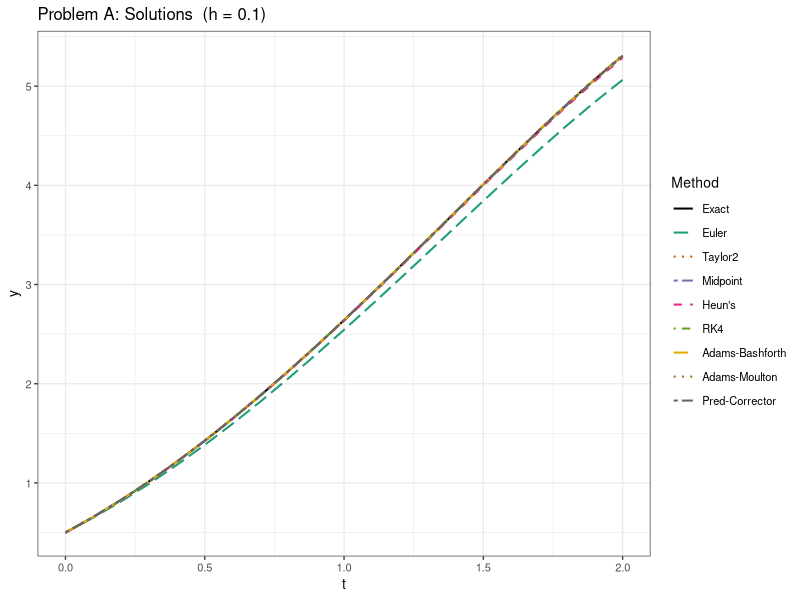
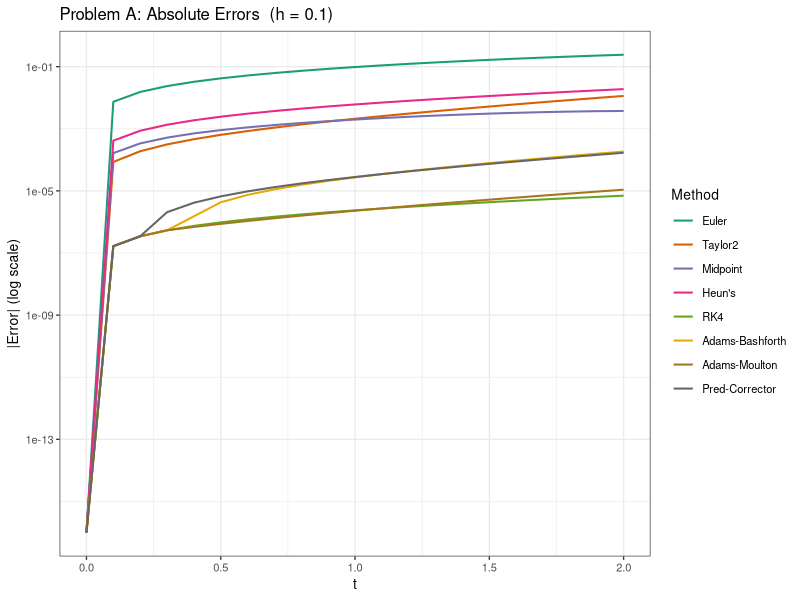
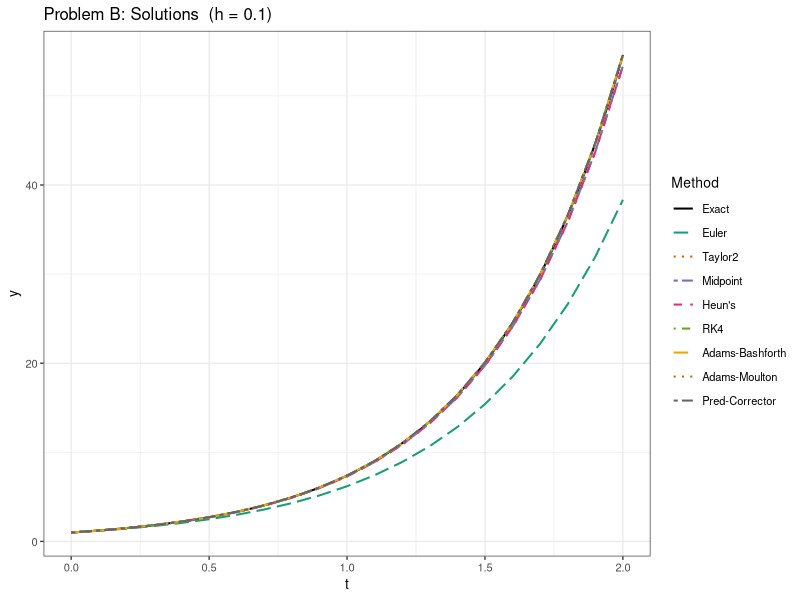
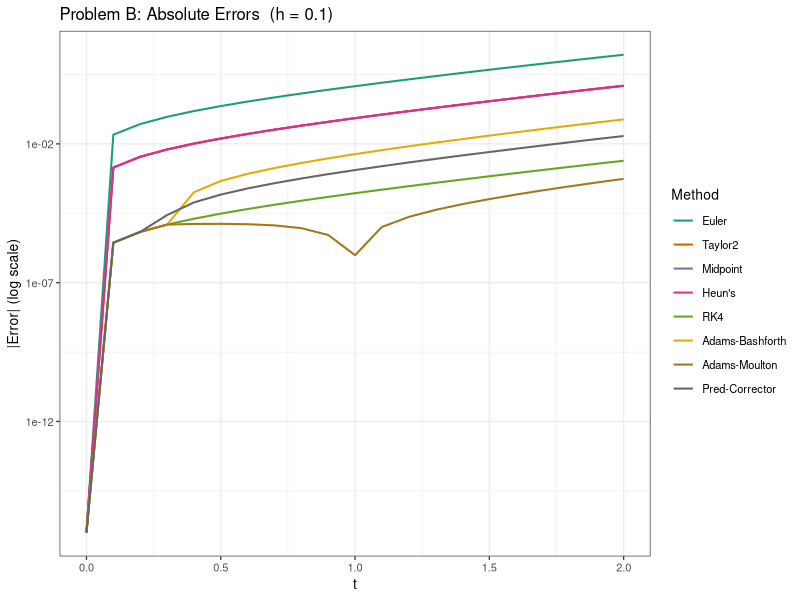
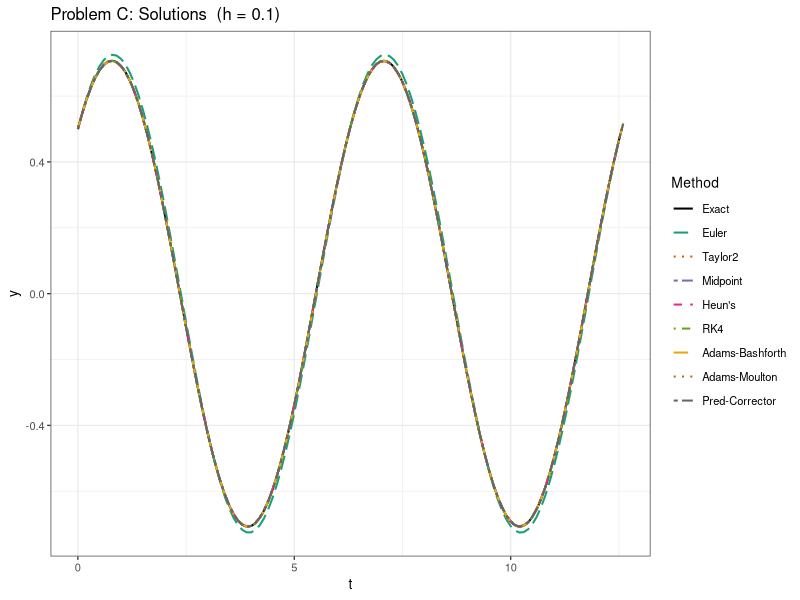
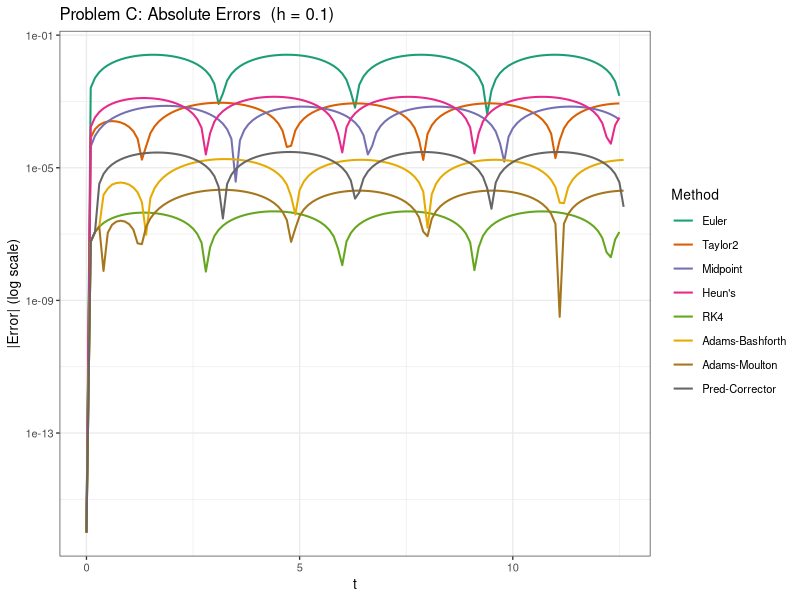

The R script that drew these images, in order:
## ---- chunk 1
library(ggplot2)
library(kableExtra)

fA     <- function(t, y)  y - t^2 + 1
fA_dt  <- function(t, y) -2*t
fA_dy  <- function(t, y)  1
exactA <- function(t)    (t + 1)^2 - 0.5 * exp(t)

fB     <- function(t, y)  2 * y
fB_dt  <- function(t, y)  0
fB_dy  <- function(t, y)  2
exactB <- function(t)     exp(2 * t)

fC     <- function(t, y) -y + cos(t)
fC_dt  <- function(t, y) -sin(t)
fC_dy  <- function(t, y) -1
exactC <- function(t)    (cos(t) + sin(t)) / 2


euler <- function(f, t0, y0, tf, h) {
  ts <- seq(t0, tf, by = h)
  ys <- numeric(length(ts)); ys[1] <- y0
  for (i in seq_along(ts[-1]))
    ys[i+1] <- ys[i] + h * f(ts[i], ys[i])
  list(t = ts, y = ys)
}

taylor2 <- function(f, ft, fy, t0, y0, tf, h) {
  ts <- seq(t0, tf, by = h)
  ys <- numeric(length(ts)); ys[1] <- y0
  for (i in seq_along(ts[-1])) {
    T2 <- f(ts[i], ys[i]) + h/2*(ft(ts[i], ys[i]) + fy(ts[i], ys[i])*f(ts[i], ys[i]))
    ys[i+1] <- ys[i] + h * T2
  }
  list(t = ts, y = ys)
}

midpoint <- function(f, t0, y0, tf, h) {
  ts <- seq(t0, tf, by = h)
  ys <- numeric(length(ts)); ys[1] <- y0
  for (i in seq_along(ts[-1])) {
    k1 <- f(ts[i], ys[i])
    k2 <- f(ts[i] + h/2, ys[i] + h/2*k1)
    ys[i+1] <- ys[i] + h * k2
  }
  list(t = ts, y = ys)
}

heun <- function(f, t0, y0, tf, h) {
  ts <- seq(t0, tf, by = h)
  ys <- numeric(length(ts)); ys[1] <- y0
  for (i in seq_along(ts[-1])) {
    k1 <- f(ts[i], ys[i])
    k2 <- f(ts[i] + h, ys[i] + h*k1)
    ys[i+1] <- ys[i] + h/2*(k1 + k2)
  }
  list(t = ts, y = ys)
}

rk4 <- function(f, t0, y0, tf, h) {
  ts <- seq(t0, tf, by = h)
  ys <- numeric(length(ts)); ys[1] <- y0
  for (i in seq_along(ts[-1])) {
    k1 <- f(ts[i],       ys[i])
    k2 <- f(ts[i] + h/2, ys[i] + h/2*k1)
    k3 <- f(ts[i] + h/2, ys[i] + h/2*k2)
    k4 <- f(ts[i] + h,   ys[i] + h*k3)
    ys[i+1] <- ys[i] + h/6*(k1 + 2*k2 + 2*k3 + k4)
  }
  list(t = ts, y = ys)
}

adams_bashforth <- function(f, t0, y0, tf, h) {
  startup <- rk4(f, t0, y0, t0 + 3*h, h)
  ts <- startup$t; ys <- startup$y
  fs <- sapply(seq_along(ts), function(i) f(ts[i], ys[i]))
  t_cur <- ts[length(ts)]
  while (t_cur < tf - 1e-12) {
    n  <- length(ys)
    yn <- ys[n] + h/24*(55*fs[n] - 59*fs[n-1] + 37*fs[n-2] - 9*fs[n-3])
    t_cur <- t_cur + h
    ts <- c(ts, t_cur); ys <- c(ys, yn); fs <- c(fs, f(t_cur, yn))
  }
  list(t = ts, y = ys)
}

adams_moulton <- function(f, t0, y0, tf, h) {
  startup <- rk4(f, t0, y0, t0 + 3*h, h)
  ts <- startup$t; ys <- startup$y
  fs <- sapply(seq_along(ts), function(i) f(ts[i], ys[i]))
  t_cur <- ts[length(ts)]
  while (t_cur < tf - 1e-12) {
    n  <- length(ys)
    yp <- ys[n] + h/24*(55*fs[n] - 59*fs[n-1] + 37*fs[n-2] - 9*fs[n-3])
    t_cur <- t_cur + h
    fp <- f(t_cur, yp)
    yc <- ys[n] + h/24*(9*fp + 19*fs[n] - 5*fs[n-1] + fs[n-2])
    ts <- c(ts, t_cur); ys <- c(ys, yc); fs <- c(fs, f(t_cur, yc))
  }
  list(t = ts, y = ys)
}

pred_corr <- function(f, t0, y0, tf, h) {
  startup <- rk4(f, t0, y0, t0 + 2*h, h)
  ts <- startup$t; ys <- startup$y
  fs <- sapply(seq_along(ts), function(i) f(ts[i], ys[i]))
  t_cur <- ts[length(ts)]
  while (t_cur < tf - 1e-12) {
    n  <- length(ys)
    yp <- ys[n] + h/12*(23*fs[n] - 16*fs[n-1] + 5*fs[n-2])
    t_cur <- t_cur + h
    fp <- f(t_cur, yp)
    yc <- ys[n] + h/12*(5*fp + 8*fs[n] - fs[n-1])
    ts <- c(ts, t_cur); ys <- c(ys, yc); fs <- c(fs, f(t_cur, yc))
  }
  list(t = ts, y = ys)
}

run_all <- function(f, ft, fy, exact, t0, y0, tf, h) {
  list(
    Euler             = euler(f, t0, y0, tf, h),
    Taylor2           = taylor2(f, ft, fy, t0, y0, tf, h),
    Midpoint          = midpoint(f, t0, y0, tf, h),
    "Heun's"          = heun(f, t0, y0, tf, h),
    RK4               = rk4(f, t0, y0, tf, h),
    "Adams-Bashforth" = adams_bashforth(f, t0, y0, tf, h),
    "Adams-Moulton"   = adams_moulton(f, t0, y0, tf, h),
    "Pred-Corrector"  = pred_corr(f, t0, y0, tf, h)
  )
}


METHOD_COLORS <- c(
  "Euler"           = "#1B9E77",
  "Taylor2"         = "#D95F02",
  "Midpoint"        = "#7570B3",
  "Heun's"          = "#E7298A",
  "RK4"             = "#66A61E",
  "Adams-Bashforth" = "#E6AB02",
  "Adams-Moulton"   = "#A6761D",
  "Pred-Corrector"  = "#666666"
)


plot_solutions <- function(res, exact, tf, title, h) {
  t_fine   <- seq(min(res[[1]]$t), tf, length.out = 500)
  df_exact <- data.frame(t = t_fine, y = exact(t_fine), Method = "Exact")
  df_num   <- do.call(rbind, lapply(names(res), function(nm)
    data.frame(t = res[[nm]]$t, y = res[[nm]]$y, Method = nm)))
  df <- rbind(df_exact, df_num)
  df$Method <- factor(df$Method, levels = c("Exact", names(res)))
  cols <- c("Exact" = "black", METHOD_COLORS[names(res)])
  ltys <- setNames(
    c("solid", "longdash", "dotted", "twodash", "dashed",
      "dotdash", "longdash", "dotted", "twodash"),
    c("Exact", names(res))
  )
  ggplot(df, aes(x = t, y = y, color = Method, linetype = Method)) +
    geom_line(linewidth = 0.7) +
    scale_color_manual(values = cols) +
    scale_linetype_manual(values = ltys) +
    labs(title = paste0(title, "  (h = ", h, ")"), x = "t", y = "y") +
    theme_bw(base_size = 10) +
    guides(color = guide_legend(ncol = 1))
}

plot_errors <- function(res, exact, title, h) {
  df <- do.call(rbind, lapply(names(res), function(nm) {
    ts <- res[[nm]]$t
    data.frame(t = ts, error = abs(exact(ts) - res[[nm]]$y), Method = nm)
  }))
  df$Method <- factor(df$Method, levels = names(res))
  ggplot(df, aes(x = t, y = error + 1e-16, color = Method)) +
    geom_line(linewidth = 0.7) +
    scale_y_log10() +
    scale_color_manual(values = METHOD_COLORS[names(res)]) +
    labs(title = paste0(title, "  (h = ", h, ")"),
         x = "t", y = "|Error| (log scale)") +
    theme_bw(base_size = 10)
}


error_df <- function(res, exact, step = 2) {
  ts  <- res$Euler$t
  idx <- seq(1, length(ts), by = step)
  df  <- data.frame(t = round(ts[idx], 3), Exact = round(exact(ts[idx]), 6))
  for (nm in names(res))
    df[[nm]] <- formatC(abs(exact(ts[idx]) - res[[nm]]$y[idx]),
                        format = "e", digits = 2)
  df
}

max_error_df <- function(res_list, exact, h_vals) {
  nms <- names(res_list[[1]])
  rows <- lapply(nms, function(nm) {
    errs <- sapply(res_list, function(res) max(abs(exact(res[[nm]]$t) - res[[nm]]$y)))
    c(Method = nm, setNames(formatC(errs, format = "e", digits = 3),
                            paste0("h = ", h_vals)))
  })
  as.data.frame(do.call(rbind, rows), stringsAsFactors = FALSE)
}

tbl <- function(df, cap) {
  df |>
    kable(format = "html", caption = cap) |>
    kable_styling(bootstrap_options = c("striped", "hover", "bordered"),
                  full_width = FALSE, font_size = 13) |>
    row_spec(0, bold = TRUE, color = "white", background = "#2C3E50")
}


## ---- chunk 2
resA02  <- run_all(fA, fA_dt, fA_dy, exactA, 0, 0.5, 2, 0.20)
resA01  <- run_all(fA, fA_dt, fA_dy, exactA, 0, 0.5, 2, 0.10)
resA005 <- run_all(fA, fA_dt, fA_dy, exactA, 0, 0.5, 2, 0.05)

plot_solutions(resA01, exactA, 2, "Problem A: Solutions", 0.1)
plot_errors(resA01, exactA, "Problem A: Absolute Errors", 0.1)
tbl(error_df(resA02, exactA, step = 1), "Problem A: Absolute Errors (h = 0.2)")
tbl(error_df(resA01, exactA, step = 1), "Problem A: Absolute Errors (h = 0.1)")
tbl(error_df(resA005, exactA, step = 2), "Problem A: Absolute Errors (h = 0.05)")
tbl(max_error_df(list(resA02, resA01, resA005), exactA, c(0.2, 0.1, 0.05)),
    "Problem A: Maximum Global Error Summary")

## ---- chunk 3
resB02  <- run_all(fB, fB_dt, fB_dy, exactB, 0, 1, 2, 0.20)
resB01  <- run_all(fB, fB_dt, fB_dy, exactB, 0, 1, 2, 0.10)
resB005 <- run_all(fB, fB_dt, fB_dy, exactB, 0, 1, 2, 0.05)

plot_solutions(resB01, exactB, 2, "Problem B: Solutions", 0.1)
plot_errors(resB01, exactB, "Problem B: Absolute Errors", 0.1)
tbl(error_df(resB02, exactB, step = 1), "Problem B: Absolute Errors (h = 0.2)")
tbl(error_df(resB01, exactB, step = 1), "Problem B: Absolute Errors (h = 0.1)")
tbl(error_df(resB005, exactB, step = 2), "Problem B: Absolute Errors (h = 0.05)")
tbl(max_error_df(list(resB02, resB01, resB005), exactB, c(0.2, 0.1, 0.05)),
    "Problem B: Maximum Global Error Summary")
## ---- chunk 4
tf_C    <- 4 * pi
resC02  <- run_all(fC, fC_dt, fC_dy, exactC, 0, 0.5, tf_C, 0.20)
resC01  <- run_all(fC, fC_dt, fC_dy, exactC, 0, 0.5, tf_C, 0.10)
resC005 <- run_all(fC, fC_dt, fC_dy, exactC, 0, 0.5, tf_C, 0.05)

plot_solutions(resC01, exactC, tf_C, "Problem C: Solutions", 0.1)
plot_errors(resC01, exactC, "Problem C: Absolute Errors", 0.1)
tbl(error_df(resC02, exactC, step = 2), "Problem C: Absolute Errors (h = 0.2)")
tbl(error_df(resC01, exactC, step = 2), "Problem C: Absolute Errors (h = 0.1)")
tbl(error_df(resC005, exactC, step = 4), "Problem C: Absolute Errors (h = 0.05)")
tbl(max_error_df(list(resC02, resC01, resC005), exactC, c(0.2, 0.1, 0.05)),
    "Problem C: Maximum Global Error Summary")
